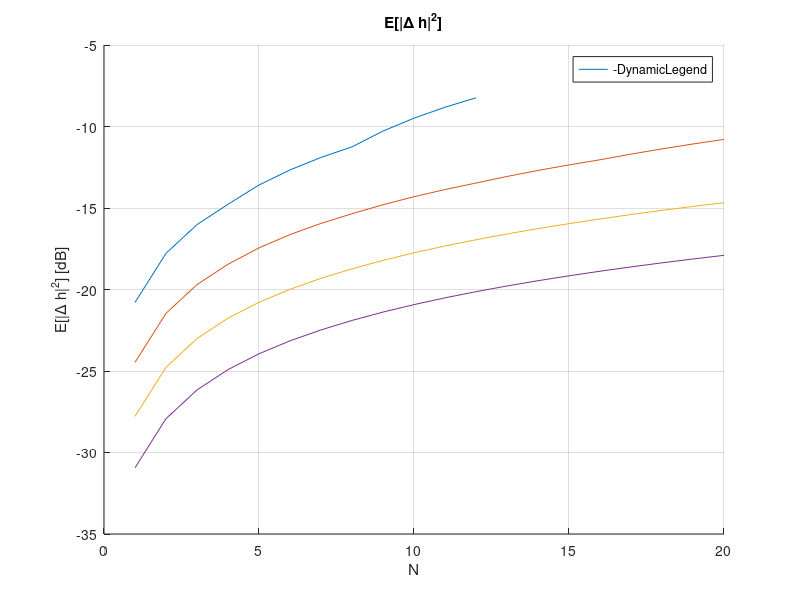

Source code (MATLAB):
figure, hold on
sigma_w = 1/(4*10); %1/(T/Tc*snr);
Lvalues = [3, 7, 15, 31];
for L = Lvalues
    for N = 1:20
        n_short = mod(4-N, 4); % Num branches with a shorter filter than others
        % N_i is the number of coefficients of the filter of the i-th branch.
        N_i(1:4-n_short) = ceil(N/4);
        N_i(4-n_short + 1 : 4) = ceil(N/4) - 1;
        
        exp_deltahsqr(N) = sigma_w / (L+1) * sum(N_i .* (L+2-N_i) ./ (L+1-N_i));
    end
    plot(10*log10(exp_deltahsqr), 'DisplayName', sprintf('L=%d', L))
    legend('-DynamicLegend')
end
grid on, title('E[|\Delta h|^2]')
xlabel('N'), ylabel('E[|\Delta h|^2] [dB]')